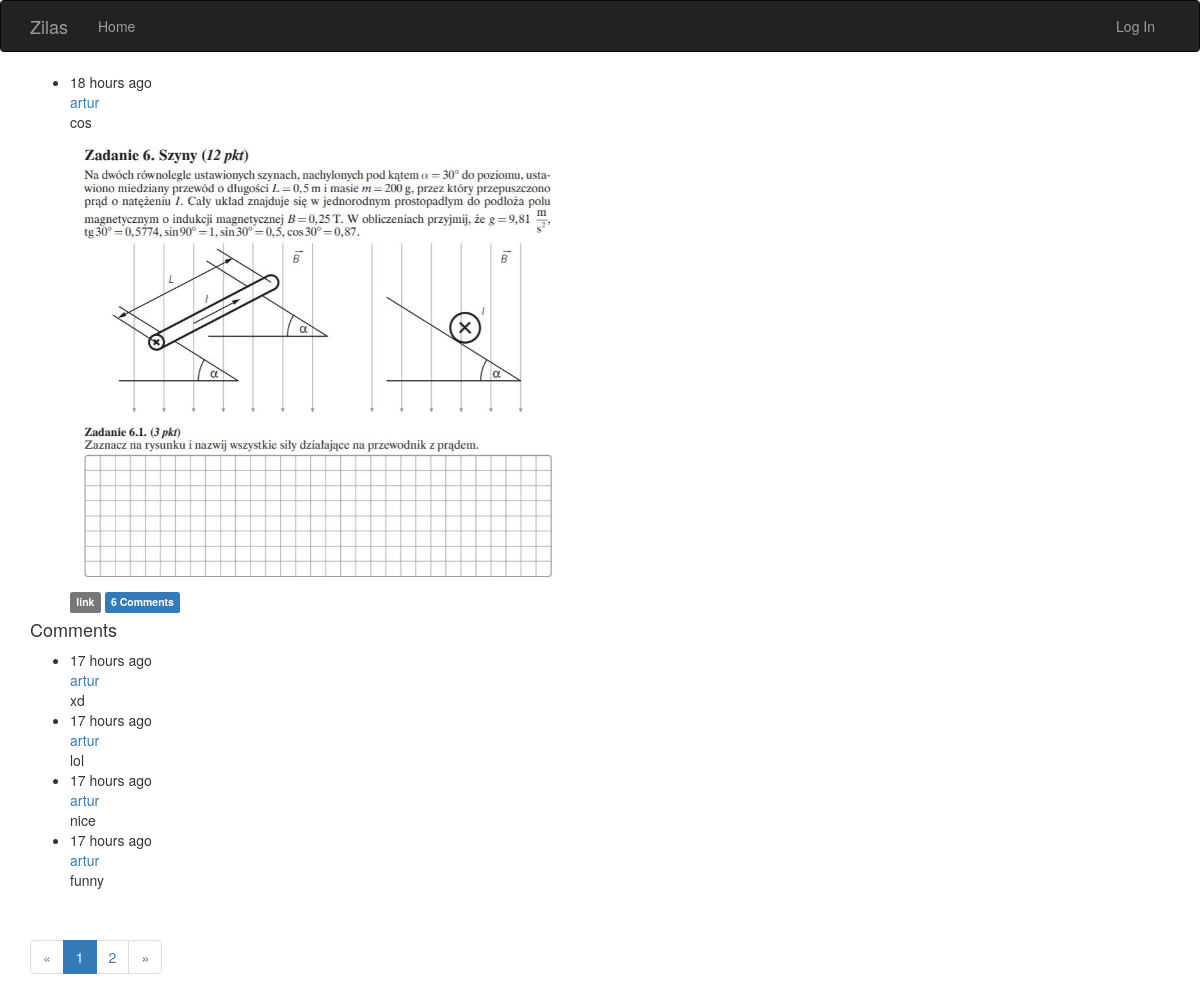
/post/1, run on the app's committed database.
### app/models/models.py (models this page shows, shortened)
class Post(db.Model):
    __tablename__ = 'posts'
    id = db.Column(db.Integer, primary_key=True)
    body = db.Column(db.Text)
    timestamp = db.Column(db.DateTime, index=True, default=datetime.datetime.utcnow)
    author_id = db.Column(db.Integer, db.ForeignKey('users.id'))
    picture_path = db.Column(db.String(128), unique=True, index=True)
    comments = db.relationship('Comment', backref='post', lazy='dynamic')

class User(UserMixin, db.Model):
    __tablename__ = 'users'
    id = db.Column(db.Integer, primary_key=True)
    email = db.Column(db.String(64), unique=True, index=True)
    username = db.Column(db.String(64), unique=True, index=True)
    role_id = db.Column(db.Integer, db.ForeignKey('roles.id'))
    password_hash = db.Column(db.String(128))
    confirmed = db.Column(db.Boolean, default=False)
    name = db.Column(db.String(64))
    location = db.Column(db.String(64))
    about_me = db.Column(db.Text())
    member_since = db.Column(db.DateTime(), default=datetime.datetime.utcnow)
    last_seen = db.Column(db.DateTime(), default=datetime.datetime.utcnow)
    posts = db.relationship('Post', backref='author', lazy='dynamic')
    followed = db.relationship('Follow', foreign_keys=[Follow.follower_id],
                               backref=db.backref('follower', lazy='joined'), lazy='dynamic',
                               cascade='all, delete-orphan')
    followers = db.relationship('Follow', foreign_keys=[Follow.followed_id],
                                backref=db.backref('followed', lazy='joined'), lazy='dynamic',
                                cascade='all, delete-orphan')
    comments = db.relationship('Comment', backref='author', lazy='dynamic')
    @property
    def password(self):
        raise AttributeError('Cannot read password attribute')

class Comment(db.Model):
    __tablename__ = 'comments'
    id = db.Column(db.Integer, primary_key=True)
    body = db.Column(db.Text)
    body_html = db.Column(db.Text)
    timestamp = db.Column(db.DateTime, index=True, default=datetime.datetime.utcnow)
    disabled = db.Column(db.Boolean)
    author_id = db.Column(db.Integer, db.ForeignKey('users.id'))
    post_id = db.Column(db.Integer, db.ForeignKey('posts.id'))

### app/main/views.py (the view)
@main.route('/post/<int:id>', methods=['GET', 'POST'])
def post(id):
    post = Post.query.get_or_404(id)
    form = CommentForm()
    if form.validate_on_submit():
        comment = Comment(body=form.body.data, post=post, author=current_user._get_current_object())
        db.session.add(comment)
        db.session.commit()
        flash('your comment has been added')
        return redirect(url_for('.post', id=post.id, page=-1))
    page = request.args.get('page', 1, type=int)
    if page == -1:
        page = (post.comments.count() - 1) // current_app.config['COMMENTS_PER_PAGE'] + 1
    pagination = post.comments.order_by(Comment.timestamp.asc()).paginate(
        page, per_page=current_app.config['COMMENTS_PER_PAGE'], error_out=False)
    comments = pagination.items
    return render_template('post.html', posts=[post], form=form, comments=comments, pagination=pagination)

### app/auth/views.py (called while the page is built)
@auth.before_app_request
def before_request():
    if current_user.is_authenticated:
        current_user.ping()
        if not current_user.confirmed \
                and request.blueprint != 'auth' and request.endpoint != 'static':
            return redirect(url_for('auth.unconfirmed'))

### app/main/__init__.py (called while the page is built)
@main.app_context_processor
def inject_permission():
    return dict(Permission=Permission)

### app/models/models.py (called while the page is built)
    def can(self, perm):
        return False

### app/templates/post.html (shortened to what this page needs)
{% extends "base.html" %}
{% import "bootstrap/wtf.html" as wtf %}
{% import "_macros.html" as macros %}
{% block page_content %}
{% include '_posts.html' %}
<h4 id="comments">Comments</h4>
{% include '_comments.html' %}
{% if pagination %}
<div class="pagination">
    {{ macros.pagination_widget(pagination, '.post', fragment='#comments', id=posts[0].id) }}
</div>
{% endif %}
{% endblock %}

### app/templates/_posts.html (shortened to what this page needs)
<ul class="posts">
    {% for post in posts %}
    <li class="post">
        <div class="post-content">
            <div class="post-date">{{ moment(post.timestamp).fromNow() }}</div>
            <div class="post-author"><a href="{{ url_for('.user', username=post.author.username) }}">{{ post.author.username }}</a></div>
            <div class="post-body">{{ post.body }}</div>
            <img class="post-img" width="500" src="{{ post.picture_path }}">
        </div>
        <div class="post-footer">
                <a href="{{ url_for('.post', id=post.id) }}">
                    <span class="label label-default">link</span>
                </a>
                <a href="{{ url_for('.post', id=post.id) }}#comments">
                    <span class="label label-primary">{{ post.comments.count() }} Comments</span>
                </a>
            </div>
    </li>
    {% endfor %}
</ul>

### app/templates/_comments.html (shortened to what this page needs)
<ul class="comments">
    {% for comment in comments %}
    <li class="comment">
        <div class="comment-content">
            <div class="comment-date">{{ moment(comment.timestamp).fromNow() }}</div>
            <div class="comment-author"><a href="{{ url_for('.user', username=comment.author.username) }}">{{ comment.author.username }}</a></div>
            <div class="comment-body">
                {% if moderate or not comment.disabled %}
                    {% if comment.body_html %}
                        {{ comment.body_html | safe }}
                    {% else %}
                        {{ comment.body }}
                    {% endif %}
                {% endif %}
            </div>
        </div>
    </li>
    {% endfor %}
</ul>

### data on the page
Post: timestamp "18 hours ago", author.username "artur", body "cos", picture_path (picture), comments.count "6"
Comment: timestamp "17 hours ago", author.username "artur", body_html "xd"
Comment: timestamp "17 hours ago", author.username "artur", body_html "lol"
Comment: timestamp "17 hours ago", author.username "artur", body_html "nice"
Comment: timestamp "17 hours ago", author.username "artur", body_html "funny"

### other printed values
{{ p }} "1"
{{ p }} "2"
